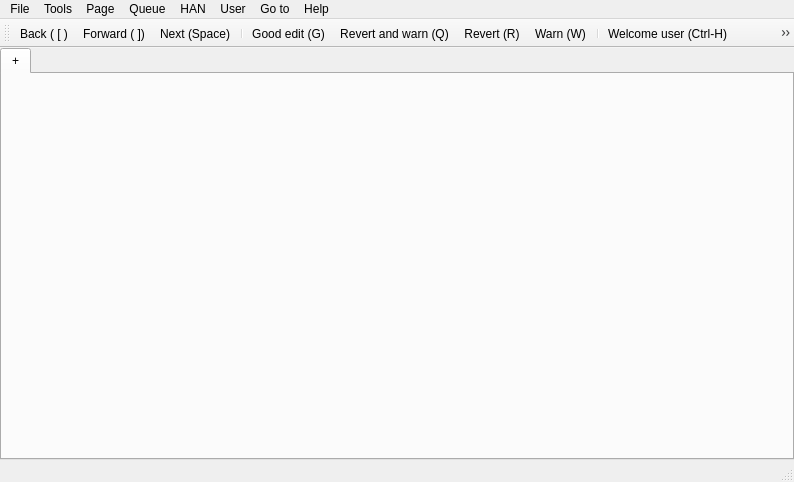
<?xml version="1.0" encoding="UTF-8"?>
<ui version="4.0">
 <class>MainWindow</class>
 <widget class="QMainWindow" name="MainWindow">
  <property name="geometry">
   <rect>
    <x>0</x>
    <y>0</y>
    <width>794</width>
    <height>482</height>
   </rect>
  </property>
  <property name="windowTitle">
   <string>Huggle is loading, please wait</string>
  </property>
  <property name="windowIcon">
   <iconset resource="../huggle_res/pictures.qrc">
    <normaloff>:/huggle/pictures/Resources/huggle3_small.ico</normaloff>:/huggle/pictures/Resources/huggle3_small.ico</iconset>
  </property>
  <property name="iconSize">
   <size>
    <width>40</width>
    <height>40</height>
   </size>
  </property>
  <widget class="QWidget" name="centralWidget">
   <property name="enabled">
    <bool>true</bool>
   </property>
   <property name="sizePolicy">
    <sizepolicy hsizetype="Preferred" vsizetype="Preferred">
     <horstretch>0</horstretch>
     <verstretch>0</verstretch>
    </sizepolicy>
   </property>
   <property name="maximumSize">
    <size>
     <width>16777215</width>
     <height>16777215</height>
    </size>
   </property>
   <layout class="QVBoxLayout" name="verticalLayout">
    <property name="spacing">
     <number>0</number>
    </property>
    <property name="leftMargin">
     <number>0</number>
    </property>
    <property name="topMargin">
     <number>0</number>
    </property>
    <property name="rightMargin">
     <number>0</number>
    </property>
    <property name="bottomMargin">
     <number>0</number>
    </property>
    <item>
     <widget class="QTabWidget" name="tabWidget">
      <property name="contextMenuPolicy">
       <enum>Qt::CustomContextMenu</enum>
      </property>
      <property name="currentIndex">
       <number>0</number>
      </property>
      <property name="tabsClosable">
       <bool>false</bool>
      </property>
      <widget class="QWidget" name="tab_2">
       <attribute name="title">
        <string>+</string>
       </attribute>
      </widget>
     </widget>
    </item>
   </layout>
  </widget>
  <widget class="QMenuBar" name="menuBar">
   <property name="geometry">
    <rect>
     <x>0</x>
     <y>0</y>
     <width>794</width>
     <height>22</height>
    </rect>
   </property>
   <widget class="QMenu" name="menuFile">
    <property name="title">
     <string>File</string>
    </property>
    <widget class="QMenu" name="menuChange_provider">
     <property name="title">
      <string>Change provider</string>
     </property>
     <addaction name="actionIRC"/>
     <addaction name="actionWiki"/>
     <addaction name="actionXmlRcs"/>
    </widget>
    <addaction name="actionPreferences"/>
    <addaction name="actionReconnect_IRC"/>
    <addaction name="actionShow_talk"/>
    <addaction name="actionAbort_2"/>
    <addaction name="separator"/>
    <addaction name="menuChange_provider"/>
    <addaction name="actionStop_provider"/>
    <addaction name="actionResume_provider"/>
    <addaction name="actionExit"/>
   </widget>
   <widget class="QMenu" name="menuHelp">
    <property name="title">
     <string>Help</string>
    </property>
    <widget class="QMenu" name="menuDebug_2">
     <property name="title">
      <string>Debug</string>
     </property>
     <addaction name="actionResort_queue"/>
     <addaction name="actionEdit_info"/>
     <addaction name="actionList_all_QGC_items"/>
     <addaction name="actionSimulate_message"/>
     <addaction name="actionHtml_dump"/>
     <addaction name="actionEnforce_sysop_rights"/>
     <addaction name="actionRelog"/>
     <addaction name="actionDryMode"/>
     <addaction name="actionReload_menus"/>
     <addaction name="actionVerbosity"/>
     <addaction name="actionVerbosity_2"/>
     <addaction name="actionReload_tokens"/>
     <addaction name="actionLog_out"/>
     <addaction name="actionPrint_API_for_diff"/>
     <addaction name="actionCheck_for_dups"/>
     <addaction name="actionShow_score_debug"/>
     <addaction name="actionWrite_text_to_HAN"/>
     <addaction name="actionThrow"/>
    </widget>
    <addaction name="actionContents"/>
    <addaction name="actionIntroduction"/>
    <addaction name="actionWelcome_page"/>
    <addaction name="actionQueue_legend"/>
    <addaction name="separator"/>
    <addaction name="actionFeedback"/>
    <addaction name="actionAbout"/>
    <addaction name="menuDebug_2"/>
   </widget>
   <widget class="QMenu" name="menuPage">
    <property name="title">
     <string>Page</string>
    </property>
    <addaction name="actionRefresh"/>
    <addaction name="actionNext_2"/>
    <addaction name="separator"/>
    <addaction name="actionRevert_currently_displayed_edit"/>
    <addaction name="actionRevert_currently_displayed_edit_and_stay_on_page"/>
    <addaction name="actionRevert_currently_displayed_edit_and_warn_the_user"/>
    <addaction name="actionRevert_currently_displayed_edit_warn_user_and_stay_on_page"/>
    <addaction name="actionRevert_AGF"/>
    <addaction name="actionRevert_only_this_revision"/>
    <addaction name="actionRevert_only_this_revision_assuming_good_faith"/>
    <addaction name="actionRevert_edit_using_custom_reason"/>
    <addaction name="actionWarn_the_user"/>
    <addaction name="separator"/>
    <addaction name="actionPatrol"/>
    <addaction name="actionDisplay_this_page_in_browser"/>
    <addaction name="actionDisplay_this_page"/>
    <addaction name="actionDisplay_history_in_browser"/>
    <addaction name="actionEdit_page_in_browser"/>
    <addaction name="separator"/>
    <addaction name="actionFlag_as_suspicious_edit"/>
    <addaction name="actionFlag_as_a_good_edit"/>
    <addaction name="separator"/>
    <addaction name="actionTag_2"/>
    <addaction name="separator"/>
    <addaction name="actionRequest_speedy_deletion"/>
    <addaction name="actionDelete"/>
    <addaction name="separator"/>
    <addaction name="actionProtect"/>
    <addaction name="actionRequest_protection"/>
    <addaction name="actionRestore_this_revision"/>
    <addaction name="separator"/>
    <addaction name="actionInsert_page_to_a_watchlist"/>
    <addaction name="actionRemove_page_from_a_watchlist"/>
    <addaction name="separator"/>
    <addaction name="actionClose_current_tab"/>
    <addaction name="actionOpen_new_tab"/>
   </widget>
   <widget class="QMenu" name="menuTools">
    <property name="title">
     <string>Tools</string>
    </property>
    <addaction name="actionShow_ignore_list_of_current_wiki"/>
    <addaction name="actionShow_list_of_score_words"/>
    <addaction name="separator"/>
    <addaction name="actionDisplay_a_session_data"/>
    <addaction name="actionDisplay_whitelist"/>
   </widget>
   <widget class="QMenu" name="menuUser">
    <property name="title">
     <string>User</string>
    </property>
    <widget class="QMenu" name="menuManual_template">
     <property name="title">
      <string>Manual template</string>
     </property>
     <addaction name="actionWarning_1"/>
     <addaction name="actionWarning_2"/>
     <addaction name="actionWarning_3"/>
     <addaction name="actionWarning_4"/>
     <addaction name="actionFinal"/>
    </widget>
    <addaction name="actionIncrease_badness_score_by_20"/>
    <addaction name="actionDecrease_badness_score_by_20"/>
    <addaction name="separator"/>
    <addaction name="actionTalk_page"/>
    <addaction name="actionUser_page"/>
    <addaction name="actionClear_talk_page_of_user"/>
    <addaction name="actionContribution_browser"/>
    <addaction name="actionUser_contributions"/>
    <addaction name="separator"/>
    <addaction name="actionWelcome_user_2"/>
    <addaction name="separator"/>
    <addaction name="actionBlock_user"/>
    <addaction name="separator"/>
    <addaction name="actionReport_username"/>
    <addaction name="actionReport_user_2"/>
    <addaction name="separator"/>
    <addaction name="menuManual_template"/>
    <addaction name="actionEdit_user_talk"/>
    <addaction name="actionPost_a_custom_message"/>
   </widget>
   <widget class="QMenu" name="menuQueue">
    <property name="title">
     <string>Queue</string>
    </property>
    <widget class="QMenu" name="menuWhen_queue_is_full">
     <property name="title">
      <string>When queue is full</string>
     </property>
     <addaction name="actionStop_feed"/>
     <addaction name="actionRemove_old_edits"/>
    </widget>
    <addaction name="menuWhen_queue_is_full"/>
    <addaction name="actionClear"/>
    <addaction name="actionRemove_edits_made_by_whitelisted_users"/>
    <addaction name="actionDelete_all_edits_with_score_lower_than_200"/>
   </widget>
   <widget class="QMenu" name="menuHAN">
    <property name="title">
     <string>HAN</string>
    </property>
    <addaction name="actionConnect"/>
    <addaction name="actionDisconnect"/>
    <addaction name="separator"/>
    <addaction name="actionDisplay_user_messages"/>
    <addaction name="actionDisplay_user_data"/>
    <addaction name="actionDisplay_bot_data"/>
   </widget>
   <widget class="QMenu" name="menuGo_to">
    <property name="title">
     <string>Go to</string>
    </property>
    <addaction name="actionMy_talk_page"/>
    <addaction name="actionMy_Contributions"/>
   </widget>
   <addaction name="menuFile"/>
   <addaction name="menuTools"/>
   <addaction name="menuPage"/>
   <addaction name="menuQueue"/>
   <addaction name="menuHAN"/>
   <addaction name="menuUser"/>
   <addaction name="menuGo_to"/>
   <addaction name="menuHelp"/>
  </widget>
  <widget class="QToolBar" name="mainToolBar">
   <property name="windowTitle">
    <string>Toolbar</string>
   </property>
   <property name="accessibleName">
    <string>Toolbar</string>
   </property>
   <attribute name="toolBarArea">
    <enum>TopToolBarArea</enum>
   </attribute>
   <attribute name="toolBarBreak">
    <bool>false</bool>
   </attribute>
   <addaction name="actionBack"/>
   <addaction name="actionForward"/>
   <addaction name="actionNext"/>
   <addaction name="separator"/>
   <addaction name="actionGood_edit"/>
   <addaction name="actionRevert_and_warn"/>
   <addaction name="actionRevert"/>
   <addaction name="actionWarn"/>
   <addaction name="separator"/>
   <addaction name="actionWelcome_user"/>
   <addaction name="actionDisplay_talk"/>
   <addaction name="actionReport_user"/>
   <addaction name="actionBlock_user_2"/>
   <addaction name="separator"/>
   <addaction name="actionDelete_page"/>
   <addaction name="actionOpen_in_a_browser"/>
  </widget>
  <widget class="QStatusBar" name="statusBar">
   <property name="font">
    <font>
     <family>DejaVu Sans Mono</family>
     <pointsize>10</pointsize>
    </font>
   </property>
  </widget>
  <action name="actionPreferences">
   <property name="text">
    <string notr="true">Preferences</string>
   </property>
   <property name="shortcut">
    <string>Ctrl+P</string>
   </property>
  </action>
  <action name="actionExit">
   <property name="text">
    <string notr="true">Exit</string>
   </property>
  </action>
  <action name="actionContents">
   <property name="text">
    <string notr="true">Contents</string>
   </property>
   <property name="shortcut">
    <string>F1</string>
   </property>
  </action>
  <action name="actionAbout">
   <property name="text">
    <string notr="true">About</string>
   </property>
  </action>
  <action name="actionRevert_and_warn">
   <property name="icon">
    <iconset resource="../huggle_res/pictures.qrc">
     <normaloff>:/huggle/pictures/Resources/diff-revert-warn.png</normaloff>:/huggle/pictures/Resources/diff-revert-warn.png</iconset>
   </property>
   <property name="text">
    <string notr="true">Revert and warn (Q)</string>
   </property>
   <property name="toolTip">
    <string>Revert and warn (Q)</string>
   </property>
  </action>
  <action name="actionRevert">
   <property name="icon">
    <iconset resource="../huggle_res/pictures.qrc">
     <normaloff>:/huggle/pictures/Resources/diff-revert.png</normaloff>:/huggle/pictures/Resources/diff-revert.png</iconset>
   </property>
   <property name="text">
    <string notr="true">Revert (R)</string>
   </property>
   <property name="toolTip">
    <string>Revert (R)</string>
   </property>
  </action>
  <action name="actionWarn">
   <property name="icon">
    <iconset resource="../huggle_res/pictures.qrc">
     <normaloff>:/huggle/pictures/Resources/user-warn.png</normaloff>:/huggle/pictures/Resources/user-warn.png</iconset>
   </property>
   <property name="text">
    <string notr="true">Warn (W)</string>
   </property>
  </action>
  <action name="actionNext">
   <property name="icon">
    <iconset resource="../huggle_res/pictures.qrc">
     <normaloff>:/huggle/pictures/Resources/diff-next.png</normaloff>:/huggle/pictures/Resources/diff-next.png</iconset>
   </property>
   <property name="text">
    <string notr="true">Next (Space)</string>
   </property>
   <property name="toolTip">
    <string>Next (Space)</string>
   </property>
  </action>
  <action name="actionNext_2">
   <property name="text">
    <string notr="true">Next</string>
   </property>
   <property name="shortcut">
    <string>Space</string>
   </property>
  </action>
  <action name="actionRevert_currently_displayed_edit">
   <property name="text">
    <string notr="true">Revert currently displayed edit</string>
   </property>
   <property name="shortcut">
    <string>R</string>
   </property>
  </action>
  <action name="actionRevert_currently_displayed_edit_and_warn_the_user">
   <property name="text">
    <string notr="true">Revert currently displayed edit and warn the user</string>
   </property>
   <property name="shortcut">
    <string>Q</string>
   </property>
  </action>
  <action name="actionWarn_the_user">
   <property name="text">
    <string notr="true">Warn the user</string>
   </property>
   <property name="shortcut">
    <string>W</string>
   </property>
  </action>
  <action name="actionBack">
   <property name="icon">
    <iconset resource="../huggle_res/pictures.qrc">
     <normaloff>:/huggle/pictures/Resources/browser-prev.png</normaloff>:/huggle/pictures/Resources/browser-prev.png</iconset>
   </property>
   <property name="text">
    <string notr="true">Back ( [ )</string>
   </property>
   <property name="toolTip">
    <string>Back ( [ )</string>
   </property>
   <property name="shortcut">
    <string>[</string>
   </property>
  </action>
  <action name="actionForward">
   <property name="icon">
    <iconset resource="../huggle_res/pictures.qrc">
     <normaloff>:/huggle/pictures/Resources/browser-next.png</normaloff>:/huggle/pictures/Resources/browser-next.png</iconset>
   </property>
   <property name="text">
    <string notr="true">Forward ( ])</string>
   </property>
   <property name="shortcut">
    <string>]</string>
   </property>
  </action>
  <action name="actionShow_ignore_list_of_current_wiki">
   <property name="text">
    <string notr="true">Show ignore list of current wiki</string>
   </property>
  </action>
  <action name="actionWelcome_user">
   <property name="icon">
    <iconset resource="../huggle_res/pictures.qrc">
     <normaloff>:/huggle/pictures/Resources/user-welcome.png</normaloff>:/huggle/pictures/Resources/user-welcome.png</iconset>
   </property>
   <property name="text">
    <string notr="true">Welcome user (Ctrl-H)</string>
   </property>
  </action>
  <action name="actionOpen_page_in_browser">
   <property name="text">
    <string>Open page in browser</string>
   </property>
   <property name="shortcut">
    <string>Ctrl+O</string>
   </property>
  </action>
  <action name="actionOpen_in_a_browser">
   <property name="icon">
    <iconset resource="../huggle_res/pictures.qrc">
     <normaloff>:/huggle/pictures/Resources/browser-open.png</normaloff>:/huggle/pictures/Resources/browser-open.png</iconset>
   </property>
   <property name="text">
    <string notr="true">Open in a browser (O)</string>
   </property>
  </action>
  <action name="actionOpen_page_history_in_browser">
   <property name="text">
    <string>Open page history in browser</string>
   </property>
  </action>
  <action name="actionIncrease_badness_score_by_20">
   <property name="text">
    <string notr="true">Increase badness score</string>
   </property>
   <property name="iconText">
    <string>Increase badness score</string>
   </property>
   <property name="shortcut">
    <string>Shift+I</string>
   </property>
  </action>
  <action name="actionDecrease_badness_score_by_20">
   <property name="text">
    <string notr="true">Decrease badness score</string>
   </property>
   <property name="shortcut">
    <string>Shift+D</string>
   </property>
  </action>
  <action name="actionGood_edit">
   <property name="icon">
    <iconset resource="../huggle_res/pictures.qrc">
     <normaloff>:/huggle/pictures/Resources/sight-and-next.png</normaloff>:/huggle/pictures/Resources/sight-and-next.png</iconset>
   </property>
   <property name="text">
    <string notr="true">Good edit (G)</string>
   </property>
   <property name="shortcutContext">
    <enum>Qt::WindowShortcut</enum>
   </property>
  </action>
  <action name="actionTalk_page">
   <property name="text">
    <string notr="true">Talk page</string>
   </property>
   <property name="shortcut">
    <string>T</string>
   </property>
  </action>
  <action name="actionUser_page">
   <property name="text">
    <string notr="true">User page</string>
   </property>
  </action>
  <action name="actionPatrol">
   <property name="enabled">
    <bool>true</bool>
   </property>
   <property name="text">
    <string notr="true">Patrol</string>
   </property>
   <property name="toolTip">
    <string notr="true">Patrol</string>
   </property>
   <property name="visible">
    <bool>true</bool>
   </property>
  </action>
  <action name="actionDisplay_this_page_in_browser">
   <property name="text">
    <string notr="true">Display this page in browser</string>
   </property>
   <property name="shortcut">
    <string>O</string>
   </property>
  </action>
  <action name="actionDisplay_history_in_browser">
   <property name="text">
    <string notr="true">Display history in browser</string>
   </property>
   <property name="shortcut">
    <string>H</string>
   </property>
  </action>
  <action name="actionEdit_page_in_browser">
   <property name="text">
    <string notr="true">Edit page in browser</string>
   </property>
   <property name="shortcut">
    <string>E</string>
   </property>
  </action>
  <action name="actionFlag_as_a_good_edit">
   <property name="text">
    <string notr="true">Flag as a good edit (this action give -200 score to user)</string>
   </property>
   <property name="shortcut">
    <string>G</string>
   </property>
  </action>
  <action name="actionStop_feed">
   <property name="checkable">
    <bool>true</bool>
   </property>
   <property name="checked">
    <bool>true</bool>
   </property>
   <property name="text">
    <string notr="true">Stop feed</string>
   </property>
  </action>
  <action name="actionRemove_old_edits">
   <property name="checkable">
    <bool>true</bool>
   </property>
   <property name="text">
    <string notr="true">Remove old edits</string>
   </property>
  </action>
  <action name="actionQueue">
   <property name="checkable">
    <bool>true</bool>
   </property>
   <property name="checked">
    <bool>true</bool>
   </property>
   <property name="text">
    <string>Queue</string>
   </property>
  </action>
  <action name="actionHistory">
   <property name="checkable">
    <bool>true</bool>
   </property>
   <property name="checked">
    <bool>true</bool>
   </property>
   <property name="text">
    <string>History logs</string>
   </property>
  </action>
  <action name="actionSystem_log">
   <property name="checkable">
    <bool>true</bool>
   </property>
   <property name="checked">
    <bool>true</bool>
   </property>
   <property name="text">
    <string>System log</string>
   </property>
  </action>
  <action name="actionProcesses">
   <property name="checkable">
    <bool>true</bool>
   </property>
   <property name="checked">
    <bool>true</bool>
   </property>
   <property name="text">
    <string>Processes</string>
   </property>
  </action>
  <action name="actionTools_dock">
   <property name="checkable">
    <bool>true</bool>
   </property>
   <property name="checked">
    <bool>true</bool>
   </property>
   <property name="text">
    <string>Tools box</string>
   </property>
  </action>
  <action name="actionClear_talk_page_of_user">
   <property name="text">
    <string notr="true">Clear talk page of user</string>
   </property>
  </action>
  <action name="actionList_all_QGC_items">
   <property name="text">
    <string notr="true">List all QGC items</string>
   </property>
  </action>
  <action name="actionRevert_currently_displayed_edit_and_stay_on_page">
   <property name="text">
    <string notr="true">Revert currently displayed edit and stay on page</string>
   </property>
   <property name="shortcut">
    <string>Shift+R</string>
   </property>
  </action>
  <action name="actionRevert_currently_displayed_edit_warn_user_and_stay_on_page">
   <property name="text">
    <string notr="true">Revert currently displayed edit, warn user and stay on page</string>
   </property>
   <property name="shortcut">
    <string>Shift+Q</string>
   </property>
  </action>
  <action name="actionFeedback">
   <property name="text">
    <string notr="true">Feedback</string>
   </property>
  </action>
  <action name="actionWelcome_user_2">
   <property name="text">
    <string notr="true">Welcome user</string>
   </property>
   <property name="shortcut">
    <string>Ctrl+H</string>
   </property>
  </action>
  <action name="actionReport_user">
   <property name="icon">
    <iconset resource="../huggle_res/pictures.qrc">
     <normaloff>:/huggle/pictures/Resources/user-report.png</normaloff>:/huggle/pictures/Resources/user-report.png</iconset>
   </property>
   <property name="text">
    <string notr="true">Report user (Ctrl+R)</string>
   </property>
   <property name="toolTip">
    <string>Report user (Ctrl+R)</string>
   </property>
   <property name="shortcut">
    <string>Ctrl+R</string>
   </property>
  </action>
  <action name="actionReport_user_2">
   <property name="text">
    <string notr="true">Report user</string>
   </property>
  </action>
  <action name="actionClear_template_meta_data">
   <property name="text">
    <string notr="true">Clear template meta data</string>
   </property>
  </action>
  <action name="actionWarning_1">
   <property name="text">
    <string notr="true">Warning 1</string>
   </property>
  </action>
  <action name="actionWarning_2">
   <property name="text">
    <string notr="true">Warning 2</string>
   </property>
  </action>
  <action name="actionWarning_3">
   <property name="text">
    <string notr="true">Warning 3</string>
   </property>
  </action>
  <action name="actionWarning_4">
   <property name="text">
    <string notr="true">Warning 4</string>
   </property>
  </action>
  <action name="actionEdit_user_talk">
   <property name="text">
    <string notr="true">Edit user talk</string>
   </property>
  </action>
  <action name="actionReconnect_IRC">
   <property name="text">
    <string notr="true">Reconnect IRC</string>
   </property>
  </action>
  <action name="actionTag_2">
   <property name="text">
    <string notr="true">Tag</string>
   </property>
  </action>
  <action name="actionRequest_speedy_deletion">
   <property name="text">
    <string notr="true">Request speedy deletion</string>
   </property>
   <property name="shortcut">
    <string>Ctrl+S</string>
   </property>
  </action>
  <action name="actionDelete">
   <property name="text">
    <string notr="true">Delete</string>
   </property>
   <property name="shortcut">
    <string>Ctrl+D</string>
   </property>
  </action>
  <action name="actionBlock_user">
   <property name="text">
    <string notr="true">Block user</string>
   </property>
   <property name="shortcut">
    <string>Ctrl+B</string>
   </property>
  </action>
  <action name="actionIRC">
   <property name="checkable">
    <bool>true</bool>
   </property>
   <property name="text">
    <string notr="true">IRC</string>
   </property>
  </action>
  <action name="actionWiki">
   <property name="checkable">
    <bool>true</bool>
   </property>
   <property name="text">
    <string notr="true">Wiki</string>
   </property>
  </action>
  <action name="actionShow_talk">
   <property name="text">
    <string notr="true">Show talk</string>
   </property>
   <property name="shortcut">
    <string>Alt+M</string>
   </property>
  </action>
  <action name="actionProtect">
   <property name="text">
    <string notr="true">Protect</string>
   </property>
  </action>
  <action name="actionDisconnect">
   <property name="text">
    <string notr="true">Disconnect</string>
   </property>
  </action>
  <action name="actionDisplay_user_messages">
   <property name="checkable">
    <bool>true</bool>
   </property>
   <property name="checked">
    <bool>true</bool>
   </property>
   <property name="text">
    <string notr="true">Display user messages</string>
   </property>
  </action>
  <action name="actionDisplay_user_data">
   <property name="checkable">
    <bool>true</bool>
   </property>
   <property name="checked">
    <bool>true</bool>
   </property>
   <property name="text">
    <string notr="true">Display user data</string>
   </property>
  </action>
  <action name="actionEdit_info">
   <property name="text">
    <string notr="true">Edit info</string>
   </property>
  </action>
  <action name="actionFlag_as_suspicious_edit">
   <property name="text">
    <string notr="true">Flag as suspicious edit (this action give +1 score to user)</string>
   </property>
   <property name="shortcut">
    <string>S</string>
   </property>
  </action>
  <action name="actionReport_username">
   <property name="text">
    <string notr="true">Report username</string>
   </property>
  </action>
  <action name="actionShow_list_of_score_words">
   <property name="text">
    <string notr="true">Show list of score words</string>
   </property>
  </action>
  <action name="actionRevert_AGF">
   <property name="text">
    <string notr="true">Revert assuming good faith</string>
   </property>
   <property name="shortcut">
    <string>Y</string>
   </property>
  </action>
  <action name="actionDisplay_a_session_data">
   <property name="text">
    <string notr="true">Display a session data</string>
   </property>
  </action>
  <action name="actionDisplay_whitelist">
   <property name="text">
    <string notr="true">Display whitelist</string>
   </property>
  </action>
  <action name="actionResort_queue">
   <property name="text">
    <string>Resort queue</string>
   </property>
  </action>
  <action name="actionRestore_this_revision">
   <property name="text">
    <string>Restore this revision</string>
   </property>
  </action>
  <action name="actionClear">
   <property name="text">
    <string>Remove all edits</string>
   </property>
   <property name="shortcut">
    <string>Ctrl+Space</string>
   </property>
  </action>
  <action name="actionDelete_page">
   <property name="icon">
    <iconset resource="../huggle_res/pictures.qrc">
     <normaloff>:/huggle/pictures/Resources/page-delete.png</normaloff>:/huggle/pictures/Resources/page-delete.png</iconset>
   </property>
   <property name="text">
    <string>Delete page</string>
   </property>
  </action>
  <action name="actionBlock_user_2">
   <property name="enabled">
    <bool>false</bool>
   </property>
   <property name="icon">
    <iconset resource="../huggle_res/pictures.qrc">
     <normaloff>:/huggle/pictures/Resources/user-block.png</normaloff>:/huggle/pictures/Resources/user-block.png</iconset>
   </property>
   <property name="text">
    <string>Block user</string>
   </property>
  </action>
  <action name="actionDisplay_talk">
   <property name="icon">
    <iconset resource="../huggle_res/pictures.qrc">
     <normaloff>:/huggle/pictures/Resources/user-talk.png</normaloff>:/huggle/pictures/Resources/user-talk.png</iconset>
   </property>
   <property name="text">
    <string>Display talk</string>
   </property>
  </action>
  <action name="actionSimulate_message">
   <property name="text">
    <string>Simulate new message info</string>
   </property>
  </action>
  <action name="actionHtml_dump">
   <property name="text">
    <string>Dump page</string>
   </property>
  </action>
  <action name="actionEnforce_sysop_rights">
   <property name="text">
    <string>Enforce sysop rights</string>
   </property>
  </action>
  <action name="actionConnect">
   <property name="text">
    <string>Connect</string>
   </property>
  </action>
  <action name="actionDisplay_bot_data">
   <property name="checkable">
    <bool>true</bool>
   </property>
   <property name="checked">
    <bool>true</bool>
   </property>
   <property name="text">
    <string>Display bot data</string>
   </property>
  </action>
  <action name="actionRequest_protection">
   <property name="text">
    <string>Request protection of page</string>
   </property>
  </action>
  <action name="actionRemove_edits_made_by_whitelisted_users">
   <property name="text">
    <string>Remove edits made by whitelisted users</string>
   </property>
   <property name="shortcut">
    <string>Ctrl+Alt+W</string>
   </property>
  </action>
  <action name="actionDelete_all_edits_with_score_lower_than_200">
   <property name="text">
    <string>Delete edits with score lower than -200</string>
   </property>
   <property name="shortcut">
    <string>Ctrl+Alt+D</string>
   </property>
  </action>
  <action name="actionRelog">
   <property name="text">
    <string>Re_login</string>
   </property>
  </action>
  <action name="actionAbort">
   <property name="text">
    <string>Abort</string>
   </property>
  </action>
  <action name="actionAbort_2">
   <property name="text">
    <string>Abort</string>
   </property>
   <property name="shortcut">
    <string>Esc</string>
   </property>
  </action>
  <action name="actionUser_contributions">
   <property name="text">
    <string>User contributions</string>
   </property>
  </action>
  <action name="actionDisplay_this_page">
   <property name="text">
    <string>Display this page</string>
   </property>
   <property name="shortcut">
    <string>Alt+O</string>
   </property>
  </action>
  <action name="actionStop_provider">
   <property name="text">
    <string>Stop provider</string>
   </property>
  </action>
  <action name="actionResume_provider">
   <property name="text">
    <string>Resume provider</string>
   </property>
   <property name="visible">
    <bool>false</bool>
   </property>
  </action>
  <action name="actionDryMode">
   <property name="checkable">
    <bool>true</bool>
   </property>
   <property name="text">
    <string>DryMode</string>
   </property>
  </action>
  <action name="actionRevert_only_this_revision">
   <property name="text">
    <string>Revert only this revision</string>
   </property>
  </action>
  <action name="actionReload_menus">
   <property name="text">
    <string>Reload menus</string>
   </property>
  </action>
  <action name="actionInsert_page_to_a_watchlist">
   <property name="text">
    <string>Insert page to a watchlist</string>
   </property>
  </action>
  <action name="actionRemove_page_from_a_watchlist">
   <property name="text">
    <string>Remove page from a watchlist</string>
   </property>
  </action>
  <action name="actionMy_talk_page">
   <property name="text">
    <string>My talk page</string>
   </property>
  </action>
  <action name="actionMy_Contributions">
   <property name="text">
    <string>My Contributions</string>
   </property>
  </action>
  <action name="actionRevert_only_this_revision_assuming_good_faith">
   <property name="text">
    <string>Revert only this revision assuming good faith</string>
   </property>
  </action>
  <action name="actionClose_current_tab">
   <property name="text">
    <string>Close current tab</string>
   </property>
   <property name="toolTip">
    <string>Close tab</string>
   </property>
  </action>
  <action name="actionOpen_new_tab">
   <property name="text">
    <string>Open new tab</string>
   </property>
  </action>
  <action name="actionVerbosity">
   <property name="text">
    <string>verbosity--</string>
   </property>
   <property name="shortcut">
    <string>Ctrl+-</string>
   </property>
  </action>
  <action name="actionVerbosity_2">
   <property name="text">
    <string>verbosity++</string>
   </property>
   <property name="shortcut">
    <string>Ctrl++</string>
   </property>
  </action>
  <action name="actionReload_tokens">
   <property name="text">
    <string>Reload tokens</string>
   </property>
  </action>
  <action name="actionLog_out">
   <property name="text">
    <string>Log out</string>
   </property>
  </action>
  <action name="actionXmlRcs">
   <property name="checkable">
    <bool>true</bool>
   </property>
   <property name="text">
    <string>XmlRcs</string>
   </property>
  </action>
  <action name="actionQueue_legend">
   <property name="text">
    <string>Queue legend</string>
   </property>
  </action>
  <action name="actionFinal">
   <property name="text">
    <string>Final</string>
   </property>
  </action>
  <action name="actionPrint_API_for_diff">
   <property name="text">
    <string>Print API for diff</string>
   </property>
  </action>
  <action name="actionContribution_browser">
   <property name="text">
    <string>Contribution browser</string>
   </property>
  </action>
  <action name="actionCheck_for_dups">
   <property name="text">
    <string>Check for duplicates in current queue</string>
   </property>
  </action>
  <action name="actionIntroduction">
   <property name="text">
    <string>Introduction</string>
   </property>
  </action>
  <action name="actionRevert_edit_using_custom_reason">
   <property name="text">
    <string>Revert edit using custom reason</string>
   </property>
  </action>
  <action name="actionRefresh">
   <property name="text">
    <string>Refresh</string>
   </property>
  </action>
  <action name="actionShow_score_debug">
   <property name="text">
    <string>Show score debug</string>
   </property>
  </action>
  <action name="actionPost_a_custom_message">
   <property name="text">
    <string>Post a custom message</string>
   </property>
  </action>
  <action name="actionWrite_text_to_HAN">
   <property name="text">
    <string>Write text to HAN</string>
   </property>
  </action>
  <action name="actionThrow">
   <property name="text">
    <string>Throw</string>
   </property>
  </action>
  <action name="actionWelcome_page">
   <property name="text">
    <string>Welcome page</string>
   </property>
  </action>
 </widget>
 <layoutdefault spacing="6" margin="11"/>
 <resources>
  <include location="../huggle_res/pictures.qrc"/>
 </resources>
 <connections/>
</ui>
